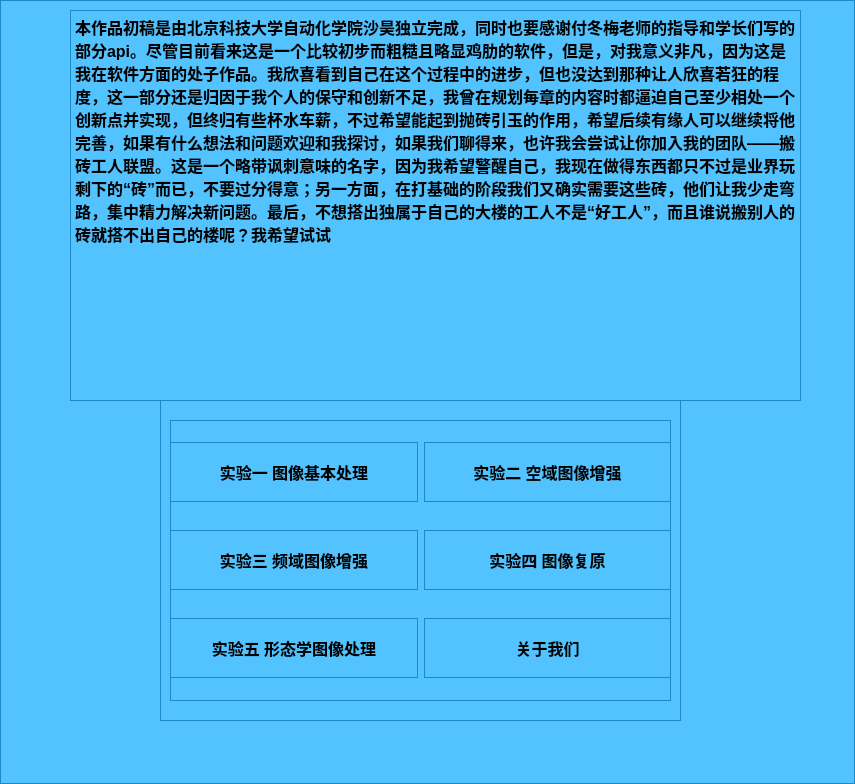
<?xml version="1.0" encoding="UTF-8"?>
<ui version="4.0">
 <class>SAEE_main</class>
 <widget class="QMainWindow" name="SAEE_main">
  <property name="geometry">
   <rect>
    <x>0</x>
    <y>0</y>
    <width>855</width>
    <height>784</height>
   </rect>
  </property>
  <property name="minimumSize">
   <size>
    <width>0</width>
    <height>0</height>
   </size>
  </property>
  <property name="windowTitle">
   <string>图像处理实验平台  by 搬砖工人联盟</string>
  </property>
  <property name="windowIcon">
   <iconset>
    <normaloff>picturesource/logo.png</normaloff>picturesource/logo.png</iconset>
  </property>
  <property name="autoFillBackground">
   <bool>false</bool>
  </property>
  <property name="styleSheet">
   <string notr="true">border-color: blue;
border-top-color: rgb(85, 255, 0);
    border:1px solid #1B89CA;  
    border-radius:0px;   
background-color: rgb(82, 195, 255);</string>
  </property>
  <property name="iconSize">
   <size>
    <width>50</width>
    <height>50</height>
   </size>
  </property>
  <widget class="QWidget" name="centralwidget">
   <property name="sizePolicy">
    <sizepolicy hsizetype="Fixed" vsizetype="Fixed">
     <horstretch>0</horstretch>
     <verstretch>0</verstretch>
    </sizepolicy>
   </property>
   <widget class="QLabel" name="label">
    <property name="geometry">
     <rect>
      <x>280</x>
      <y>300</y>
      <width>261</width>
      <height>71</height>
     </rect>
    </property>
    <property name="font">
     <font>
      <pointsize>18</pointsize>
      <weight>75</weight>
      <bold>true</bold>
     </font>
    </property>
    <property name="autoFillBackground">
     <bool>false</bool>
    </property>
    <property name="styleSheet">
     <string notr="true">    border:0px solid #1B89CA;  </string>
    </property>
    <property name="text">
     <string>图像处理实验平台</string>
    </property>
   </widget>
   <widget class="QLabel" name="label_2">
    <property name="geometry">
     <rect>
      <x>280</x>
      <y>10</y>
      <width>261</width>
      <height>261</height>
     </rect>
    </property>
    <property name="styleSheet">
     <string notr="true">    border:0px solid #1B89CA;  </string>
    </property>
    <property name="text">
     <string/>
    </property>
    <property name="pixmap">
     <pixmap>picturesource/logo.png</pixmap>
    </property>
    <property name="scaledContents">
     <bool>true</bool>
    </property>
   </widget>
   <widget class="QGroupBox" name="groupBox">
    <property name="geometry">
     <rect>
      <x>160</x>
      <y>400</y>
      <width>521</width>
      <height>321</height>
     </rect>
    </property>
    <property name="title">
     <string/>
    </property>
    <widget class="QWidget" name="layoutWidget">
     <property name="geometry">
      <rect>
       <x>10</x>
       <y>20</y>
       <width>501</width>
       <height>281</height>
      </rect>
     </property>
     <layout class="QGridLayout" name="gridLayout">
      <item row="0" column="0">
       <widget class="QPushButton" name="Bt_mn_ch2">
        <property name="minimumSize">
         <size>
          <width>0</width>
          <height>60</height>
         </size>
        </property>
        <property name="font">
         <font>
          <pointsize>12</pointsize>
          <weight>75</weight>
          <bold>true</bold>
         </font>
        </property>
        <property name="autoFillBackground">
         <bool>false</bool>
        </property>
        <property name="styleSheet">
         <string notr="true">::hover{ color: red; background-color: white }</string>
        </property>
        <property name="text">
         <string>实验一 图像基本处理</string>
        </property>
       </widget>
      </item>
      <item row="0" column="1">
       <widget class="QPushButton" name="Bt_mn_ch3">
        <property name="minimumSize">
         <size>
          <width>0</width>
          <height>60</height>
         </size>
        </property>
        <property name="font">
         <font>
          <pointsize>12</pointsize>
          <weight>75</weight>
          <bold>true</bold>
         </font>
        </property>
        <property name="autoFillBackground">
         <bool>false</bool>
        </property>
        <property name="styleSheet">
         <string notr="true">::hover{ color: red; background-color: white }</string>
        </property>
        <property name="text">
         <string>实验二 空域图像增强</string>
        </property>
       </widget>
      </item>
      <item row="1" column="0">
       <widget class="QPushButton" name="Bt_mn_ch4">
        <property name="minimumSize">
         <size>
          <width>0</width>
          <height>60</height>
         </size>
        </property>
        <property name="font">
         <font>
          <pointsize>12</pointsize>
          <weight>75</weight>
          <bold>true</bold>
         </font>
        </property>
        <property name="autoFillBackground">
         <bool>false</bool>
        </property>
        <property name="styleSheet">
         <string notr="true">::hover{ color: red; background-color: white }</string>
        </property>
        <property name="text">
         <string>实验三 频域图像增强</string>
        </property>
       </widget>
      </item>
      <item row="1" column="1">
       <widget class="QPushButton" name="Bt_mn_ch5">
        <property name="minimumSize">
         <size>
          <width>0</width>
          <height>60</height>
         </size>
        </property>
        <property name="font">
         <font>
          <pointsize>12</pointsize>
          <weight>75</weight>
          <bold>true</bold>
         </font>
        </property>
        <property name="autoFillBackground">
         <bool>false</bool>
        </property>
        <property name="styleSheet">
         <string notr="true">::hover{ color: red; background-color: white }</string>
        </property>
        <property name="text">
         <string>实验四 图像复原</string>
        </property>
       </widget>
      </item>
      <item row="2" column="0">
       <widget class="QPushButton" name="Bt_mn_ch9">
        <property name="minimumSize">
         <size>
          <width>0</width>
          <height>60</height>
         </size>
        </property>
        <property name="font">
         <font>
          <pointsize>12</pointsize>
          <weight>75</weight>
          <bold>true</bold>
         </font>
        </property>
        <property name="autoFillBackground">
         <bool>false</bool>
        </property>
        <property name="styleSheet">
         <string notr="true">::hover{ color: red; background-color: white }</string>
        </property>
        <property name="text">
         <string>实验五 形态学图像处理</string>
        </property>
       </widget>
      </item>
      <item row="2" column="1">
       <widget class="QPushButton" name="Bt_aboutus">
        <property name="minimumSize">
         <size>
          <width>0</width>
          <height>60</height>
         </size>
        </property>
        <property name="font">
         <font>
          <pointsize>12</pointsize>
          <weight>75</weight>
          <bold>true</bold>
         </font>
        </property>
        <property name="autoFillBackground">
         <bool>false</bool>
        </property>
        <property name="styleSheet">
         <string notr="true">::hover{ color: red; background-color: white }</string>
        </property>
        <property name="text">
         <string>关于我们</string>
        </property>
       </widget>
      </item>
     </layout>
    </widget>
   </widget>
   <widget class="QTextBrowser" name="aboutus">
    <property name="enabled">
     <bool>true</bool>
    </property>
    <property name="geometry">
     <rect>
      <x>70</x>
      <y>10</y>
      <width>731</width>
      <height>391</height>
     </rect>
    </property>
    <property name="autoFillBackground">
     <bool>true</bool>
    </property>
    <property name="html">
     <string>&lt;!DOCTYPE HTML PUBLIC &quot;-//W3C//DTD HTML 4.0//EN&quot; &quot;http://www.w3.org/TR/REC-html40/strict.dtd&quot;&gt;
&lt;html&gt;&lt;head&gt;&lt;meta name=&quot;qrichtext&quot; content=&quot;1&quot; /&gt;&lt;style type=&quot;text/css&quot;&gt;
p, li { white-space: pre-wrap; }
&lt;/style&gt;&lt;/head&gt;&lt;body style=&quot; font-family:'SimSun'; font-size:9pt; font-weight:400; font-style:normal;&quot;&gt;
&lt;p style=&quot; margin-top:0px; margin-bottom:0px; margin-left:0px; margin-right:0px; -qt-block-indent:0; text-indent:0px;&quot;&gt;&lt;span style=&quot; font-size:12pt; font-weight:600;&quot;&gt;本作品初稿是由北京科技大学自动化学院沙昊独立完成，同时也要感谢付冬梅老师的指导和学长们写的部分api。尽管目前看来这是一个比较初步而粗糙且略显鸡肋的软件，但是，对我意义非凡，因为这是我在软件方面的处子作品。我欣喜看到自己在这个过程中的进步，但也没达到那种让人欣喜若狂的程度，这一部分还是归因于我个人的保守和创新不足，我曾在规划每章的内容时都逼迫自己至少相处一个创新点并实现，但终归有些杯水车薪，不过希望能起到抛砖引玉的作用，希望后续有缘人可以继续将他完善，如果有什么想法和问题欢迎和我探讨，如果我们聊得来，也许我会尝试让你加入我的团队——搬砖工人联盟。这是一个略带讽刺意味的名字，因为我希望警醒自己，我现在做得东西都只不过是业界玩剩下的“砖”而已，不要过分得意；另一方面，在打基础的阶段我们又确实需要这些砖，他们让我少走弯路，集中精力解决新问题。最后，不想搭出独属于自己的大楼的工人不是“好工人”，而且谁说搬别人的砖就搭不出自己的楼呢？我希望试试&lt;/span&gt;&lt;/p&gt;&lt;/body&gt;&lt;/html&gt;</string>
    </property>
   </widget>
  </widget>
 </widget>
 <resources/>
 <connections/>
</ui>
